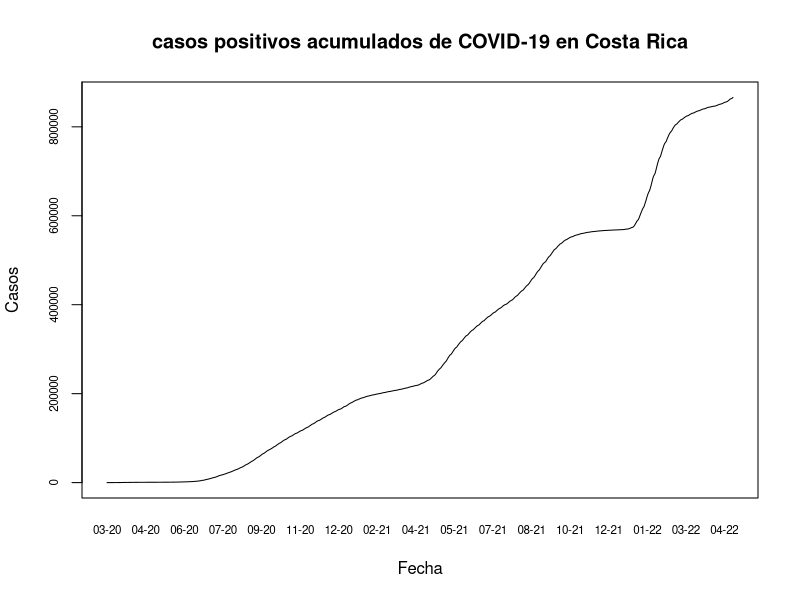
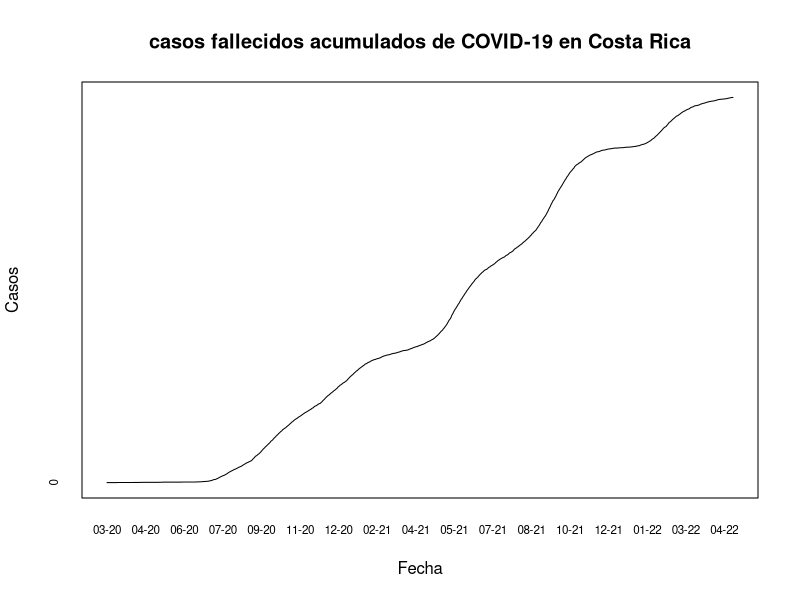

Write R code to recreate these figures, in order.
## ---- chunk 1
knitr::opts_chunk$set(echo = TRUE)
## ---- chunk 2
covid <- read.csv(file="05_10_22_CSV_GENERAL.csv", sep =";")
## ---- chunk 3
options(scipen = 8)
## ---- chunk 4
covid$FECHA <- as.Date(covid$FECHA, format = "%d/%m/%Y")
## ---- chunk 5
plot(x = covid$FECHA,
     y = covid$positivos,
     type = "l",
     xaxt = "n",
     yaxt = "n",
     main = "casos positivos acumulados de COVID-19 en Costa Rica",
     xlab = "Fecha",
     ylab = "Casos")

# Formato del eje X
axis(side = 1,
     covid$FECHA,
     tick = FALSE,
     format(covid$FECHA, "%m-%y"),
     cex.axis = .7)  

# Formato del eje Y
axis(
  side = 2,
  covid$positivos,
  labels = TRUE,  
  at = seq(0, 1000000, by = 200000),
  cex.axis = .7)
## ---- chunk 6
plot(x = covid$FECHA,
     y = covid$fallecidos,
     type = "l",
     xaxt = "n",
     yaxt = "n",
     main = "casos fallecidos acumulados de COVID-19 en Costa Rica",
     xlab = "Fecha",
     ylab = "Casos")

# Formato del eje X
axis(side = 1,
     covid$FECHA,
     tick = FALSE,
     format(covid$FECHA, "%m-%y"),
     cex.axis = .7)  

# Formato del eje Y
axis(
  side = 2,
  covid$fallecidos,
  labels = TRUE,  
  at = seq(0, 10000, by = 20000),
  cex.axis = .7)
